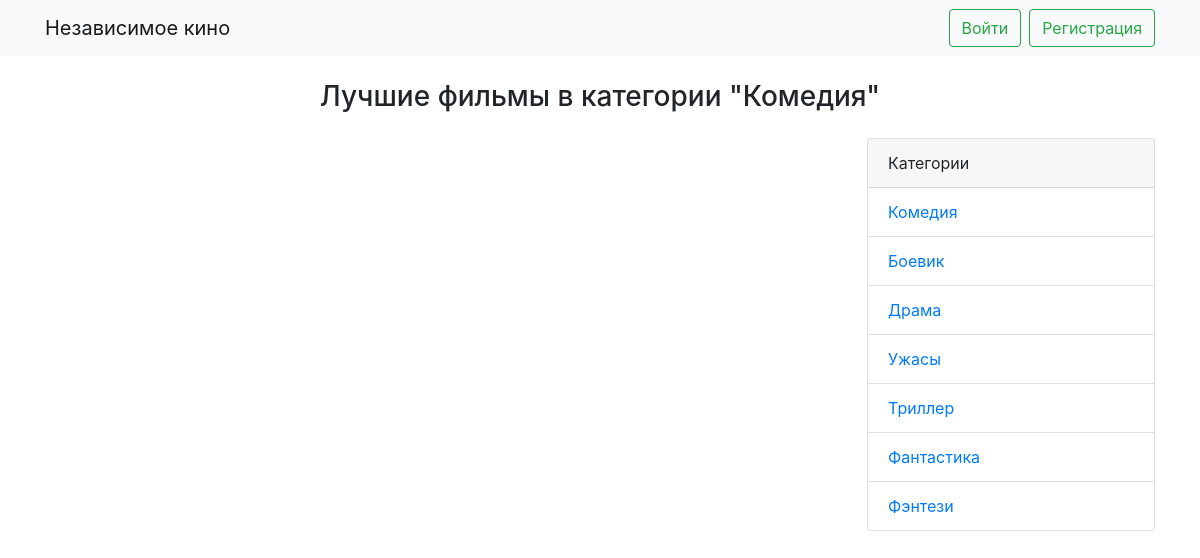
The app's page /main/category/komediya with its own data.
### main/models.py (models this page shows, shortened)
class Category(models.Model):
    title = models.CharField(max_length=50)
    slug = models.SlugField(unique=True, db_index=True, blank=True)
    def get_absolute_url(self):
        return reverse('detailCategory', kwargs={'slug': self.slug})

### main/views.py (the view)
# urls.py: path('category/<slug:slug>', CategoryDetail.as_view(), name='detailCategory')
class CategoryDetail(DetailView):
    model = Category
    context_object_name = 'category'
    template_name = 'main/home.html'
    def get_context_data(self, **kwargs):
        context = super().get_context_data(**kwargs)
        context['films'] = Film.objects.all().filter(categories=context['category'])
        context['categories'] = Category.objects.all()
        return context

### main/templates/main/home.html (shortened to what this page needs)
{%extends 'base.html'%}
{%block body%}
{%if category%}
<h3 class="text-center mt-4">Лучшие фильмы в категории "{{category.title}}"</h3>
{%endif%}
<div class="row mt-4">
    <div class="col">
    </div>
    <div class="col-md-auto">
        <div class="card" style="width: 18rem;">
            <div class="card-header">
                Категории
            </div>
            <ul class="list-group list-group-flush">
                {%for category in categories%}
                <li class="list-group-item"><a href="{{category.get_absolute_url}}">{{category.title}}</a></li>
                {%endfor%}
            </ul>
        </div>
    </div>
</div>
{%endblock%}

### records on screen
Category: title "Комедия"
Category: title "Боевик"
Category: title "Драма"
Category: title "Ужасы"
Category: title "Триллер"
Category: title "Фантастика"
Category: title "Фэнтези"
